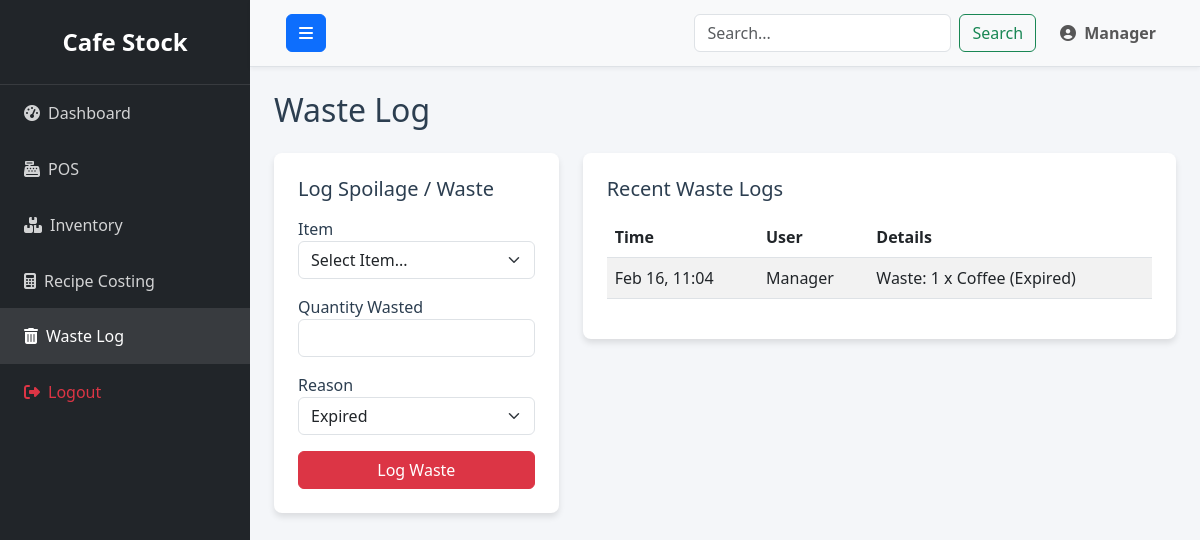
/waste.php (signed in), run on the app's committed database.
### tables this page shows
CREATE TABLE logs (
        id INTEGER PRIMARY KEY AUTOINCREMENT,
        user_role TEXT NOT NULL,
        action TEXT NOT NULL,
        item_name TEXT,
        timestamp DATETIME DEFAULT CURRENT_TIMESTAMP
    );

### waste.php (the view, shortened to what this page needs)
<?php
require_once 'db.php';
require_once 'header.php';
$stmt = $db->prepare("SELECT * FROM logs WHERE action LIKE 'Waste%' ORDER BY timestamp DESC LIMIT 20");
$stmt->execute();
$waste_logs = $stmt->fetchAll(PDO::FETCH_ASSOC);
?>
<h2 class="mb-4">Waste Log</h2>
<div class="row">
    <div class="col-md-4">
        <div class="card-box">
            <h5 class="mb-3">Log Spoilage / Waste</h5>
            <form method="POST">
                <div class="mb-3">
                    <label>Item</label>
                    <select name="item_name" class="form-select" required>
                        <option value="">Select Item...</option>
                    </select>
                </div>
                <div class="mb-3">
                    <label>Quantity Wasted</label>
                    <input type="number" name="quantity" class="form-control" required min="1">
                </div>
                <div class="mb-3">
                    <label>Reason</label>
                    <select name="reason" class="form-select">
                        <option value="Expired">Expired</option>
                    </select>
                </div>
                <button type="submit" class="btn btn-danger w-100">Log Waste</button>
            </form>
        </div>
    </div>
    <div class="col-md-8">
        <div class="card-box">
            <h5 class="mb-3">Recent Waste Logs</h5>
            <table class="table table-striped">
                <thead>
                    <tr>
                        <th>Time</th>
                        <th>User</th>
                        <th>Details</th>
                    </tr>
                </thead>
                <tbody>
                    <?php if (count($waste_logs) > 0): ?>
                        <?php foreach ($waste_logs as $log): ?>
                        <tr>
                            <td><?php echo date('M d, H:i', strtotime($log['timestamp'])); ?></td>
                            <td><?php echo ucfirst($log['user_role']); ?></td>
                            <td><?php echo htmlspecialchars($log['action']); ?></td>
                        </tr>
                        <?php endforeach; ?>
                    <?php else: ?>
                        <tr><td colspan="3" class="text-center text-muted">No waste recorded yet.</td></tr>
                    <?php endif; ?>
                </tbody>
            </table>
        </div>
    </div>
</div>
</div>
</div>
</body>
</html>

### assets/style.css (style rules this page uses)
:root { --primary-color: #2c3e50; --accent-green: #2ecc71; --accent-red: #e74c3c; --accent-amber: #f1c40f; --bg-light: #f4f6f9; --text-dark: #2c3e50; --card-shadow: 0 4px 6px rgba(0, 0, 0, 0.1); }
body { background-color: var(--bg-light); font-family: 'Segoe UI', Tahoma, Geneva, Verdana, sans-serif; color: var(--text-dark); display: flex; min-height: 100vh; overflow-x: hidden; }
.card-box { background: white; border-radius: 8px; padding: 1.5rem; box-shadow: var(--card-shadow); border: none; margin-bottom: 1.5rem; transition: transform 0.2s; }

### data on the page
logs: timestamp "Feb 16, 11:04", user_role "Manager", action "Waste: 1 x Coffee (Expired)"

### other printed values
$role "Manager"
